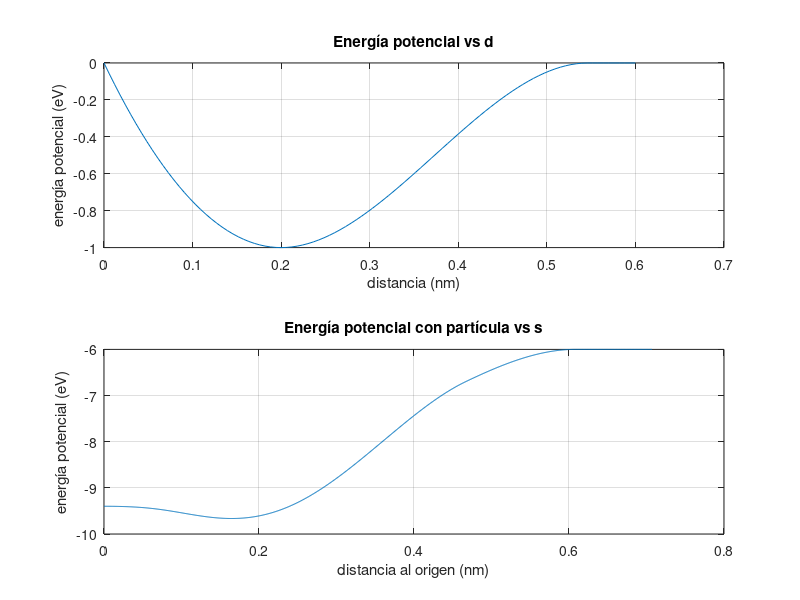

This chart was generated by the following MATLAB code:
clear; clc;

    V_0= 1;
    d_0= 0.2;


    %el if no funciona cuando hay vectores
% 
% function Eint = Potencial_C1(d)
%     V_0 = 1;
%     d_0 = 0.2;
% 
%     d_1 = d_0*(1+sqrt(3));
%     a = V_0/(d_0^2);
%     b = (-2*a)/(3*(d_1-d_0));
% 
%     Eint = zeros(size(d)); % inicializa el vector de salida
% 
%     % Zona 1
%     mask1 = d <= d_0;
%     Eint(mask1) = a .* (d(mask1).^2 - 2*d_0.*d(mask1));
% 
%     % Zona 2
%     mask2 = (d > d_0) & (d <= d_1);
%     Eint(mask2) = a .* (d(mask2).^2 - 2*d_0.*d(mask2)) + b .* (d(mask2) - d_0).^3;
% end

 function [Eint]=Potencial(d)
    d0=0.2 ; V0=1.0 ; d1=d0*(1+sqrt(3)) ; a=V0/d0^2 ; b=-2*a/(3*(d1-d0)) ;
    if d<=d0 Eint=a*(d^2-2*d0*d) ;
    elseif (d>d0)&&(d<=d1) Eint=a*(d^2-2*d0*d)+b*(d-d0)^3 ;
    else Eint=0 ;
    end
end

function [Eint]=Potencial_C1(D)
    [n,m]=size(D) ;
    Eint=zeros(n,m) ;
    for i=1:n for j=1:m Eint(i,j)=Potencial(D(i,j)) ; end ; end
end

d = linspace(0, 3*d_0, 100);
Eint= Potencial_C1 (d);

subplot(2,1,1) ; plot(d,Eint) ; grid on ;
xlabel('distancia (nm)') ; ylabel('energía potencial (eV)') ;
title('Energía potencial vs d') ;
%%
function [D]=Distancia(V)
    [~,n]=size(V) ;
    D=zeros(n,n) ;
    for i=1:n 
        for j=1:n 
            D(i,j)=sqrt(sum(((V(:,i)-V(:,j)).^2),1)) ;            
        end
    end
end


p0=1/(10*sqrt(2)) ;
p=p0*transpose([1,1,1;-1,-1,1;1,-1,-1;-1,1,-1]) ;


for i= 1:4
    for j= 1:4
        D= Distancia(p);
        E1(j)= Potencial_C1 (D(i,j));
        E2(i)= sum(E1);
        end
end

E_tet=0.5*sum(E2);
fprintf('La energía potencial total del tetraedro es %.3f eV\n',E_tet) ;

s=linspace(10*p0,0,1000) ; % distancia al origen (nm)
EEp=zeros(1,1000) ;
for i=1:1000        
    DD=Distancia([p,[s(i),0,0]']) ;
    P=Potencial_C1(DD); 
    EEp(i)=sum(P(5,:)) ;
end
EEp=EEp+E_tet ;
subplot(2,1,2) ; plot(s,EEp) ; grid on ;
xlabel('distancia al origen (nm)') ; ylabel('energía potencial (eV)') ;
title('Energía potencial con partícula vs s') ;
